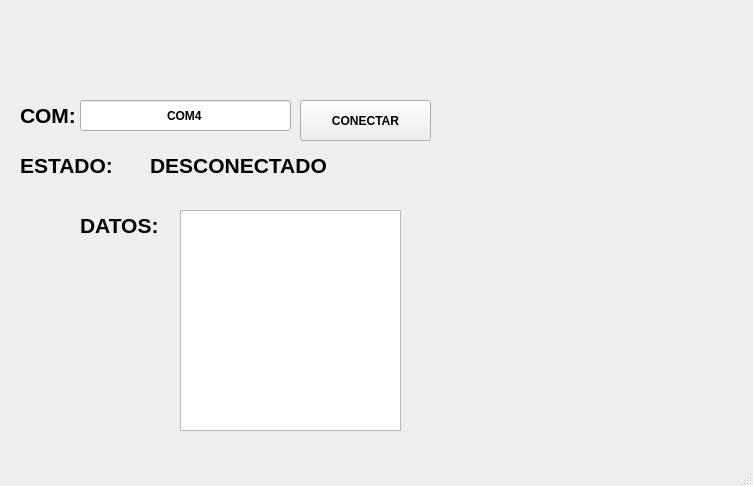
<?xml version="1.0" encoding="UTF-8"?>
<ui version="4.0">
 <class>MainWindow</class>
 <widget class="QMainWindow" name="MainWindow">
  <property name="geometry">
   <rect>
    <x>0</x>
    <y>0</y>
    <width>753</width>
    <height>486</height>
   </rect>
  </property>
  <property name="windowTitle">
   <string>MainWindow</string>
  </property>
  <widget class="QWidget" name="centralwidget">
   <widget class="QLabel" name="txt_estado">
    <property name="geometry">
     <rect>
      <x>150</x>
      <y>150</y>
      <width>231</width>
      <height>31</height>
     </rect>
    </property>
    <property name="font">
     <font>
      <pointsize>16</pointsize>
      <weight>75</weight>
      <bold>true</bold>
     </font>
    </property>
    <property name="text">
     <string>DESCONECTADO</string>
    </property>
   </widget>
   <widget class="QPushButton" name="btn_accion">
    <property name="geometry">
     <rect>
      <x>300</x>
      <y>100</y>
      <width>131</width>
      <height>41</height>
     </rect>
    </property>
    <property name="font">
     <font>
      <weight>75</weight>
      <bold>true</bold>
     </font>
    </property>
    <property name="text">
     <string>CONECTAR</string>
    </property>
   </widget>
   <widget class="QLabel" name="label_3">
    <property name="geometry">
     <rect>
      <x>20</x>
      <y>150</y>
      <width>131</width>
      <height>31</height>
     </rect>
    </property>
    <property name="font">
     <font>
      <pointsize>16</pointsize>
      <weight>75</weight>
      <bold>true</bold>
     </font>
    </property>
    <property name="text">
     <string>ESTADO:</string>
    </property>
   </widget>
   <widget class="QLineEdit" name="txt_com">
    <property name="geometry">
     <rect>
      <x>80</x>
      <y>100</y>
      <width>211</width>
      <height>31</height>
     </rect>
    </property>
    <property name="font">
     <font>
      <weight>75</weight>
      <bold>true</bold>
     </font>
    </property>
    <property name="text">
     <string>COM4</string>
    </property>
    <property name="alignment">
     <set>Qt::AlignCenter</set>
    </property>
   </widget>
   <widget class="QLabel" name="label_2">
    <property name="geometry">
     <rect>
      <x>20</x>
      <y>100</y>
      <width>61</width>
      <height>31</height>
     </rect>
    </property>
    <property name="font">
     <font>
      <pointsize>16</pointsize>
      <weight>75</weight>
      <bold>true</bold>
     </font>
    </property>
    <property name="text">
     <string>COM:</string>
    </property>
   </widget>
   <widget class="QLabel" name="label">
    <property name="geometry">
     <rect>
      <x>20</x>
      <y>20</y>
      <width>111</width>
      <height>51</height>
     </rect>
    </property>
    <property name="text">
     <string/>
    </property>
    <property name="pixmap">
     <pixmap resource="../../Recursos.qrc">:/meme/Imagen/fians.jpg</pixmap>
    </property>
    <property name="scaledContents">
     <bool>true</bool>
    </property>
   </widget>
   <widget class="QLabel" name="label_4">
    <property name="geometry">
     <rect>
      <x>610</x>
      <y>20</y>
      <width>111</width>
      <height>51</height>
     </rect>
    </property>
    <property name="text">
     <string/>
    </property>
    <property name="pixmap">
     <pixmap resource="../../Recursos.qrc">:/meme/Imagen/uat-logo.jpg</pixmap>
    </property>
    <property name="scaledContents">
     <bool>true</bool>
    </property>
   </widget>
   <widget class="QLabel" name="label_5">
    <property name="geometry">
     <rect>
      <x>570</x>
      <y>350</y>
      <width>151</width>
      <height>91</height>
     </rect>
    </property>
    <property name="text">
     <string/>
    </property>
    <property name="pixmap">
     <pixmap resource="../../Recursos.qrc">:/meme/Imagen/logo_equipo.jpg</pixmap>
    </property>
    <property name="scaledContents">
     <bool>true</bool>
    </property>
   </widget>
   <widget class="QLabel" name="label_6">
    <property name="geometry">
     <rect>
      <x>80</x>
      <y>210</y>
      <width>91</width>
      <height>31</height>
     </rect>
    </property>
    <property name="font">
     <font>
      <pointsize>16</pointsize>
      <weight>75</weight>
      <bold>true</bold>
     </font>
    </property>
    <property name="text">
     <string>DATOS:</string>
    </property>
   </widget>
   <widget class="QListWidget" name="datos">
    <property name="geometry">
     <rect>
      <x>180</x>
      <y>210</y>
      <width>221</width>
      <height>221</height>
     </rect>
    </property>
   </widget>
  </widget>
  <widget class="QMenuBar" name="menubar">
   <property name="geometry">
    <rect>
     <x>0</x>
     <y>0</y>
     <width>753</width>
     <height>26</height>
    </rect>
   </property>
  </widget>
  <widget class="QStatusBar" name="statusbar"/>
 </widget>
 <resources>
  <include location="../../Recursos.qrc"/>
 </resources>
 <connections/>
</ui>
